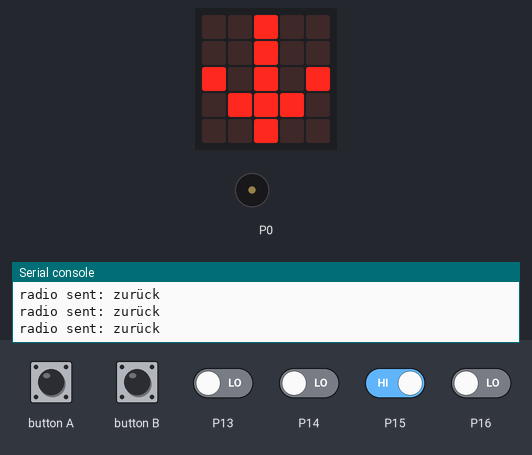
Recording of a program running on a simulated BBC micro:bit (MakeCode). On the bench: the board's 5×5 LED display, buzzer (waves = sounding), the last lines printed to the serial console. The inputs (shaded band) are chosen by the test bench; at power-on: P15 HIGH, P13, P14, P16 LOW. No radio messages arrive unless stated (any console line starting 'radio sent:' is added by the test bench).

Above: at 2.0 s.
2.1 s: button B pressed for 0.15 s
At 2.66 s:
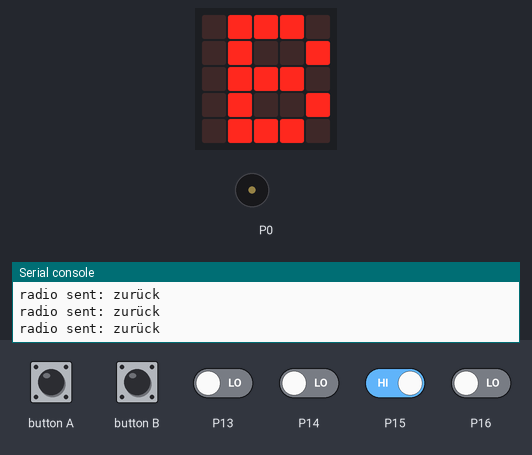
2.8 s: P13 driven HIGH
At 3.7 s:
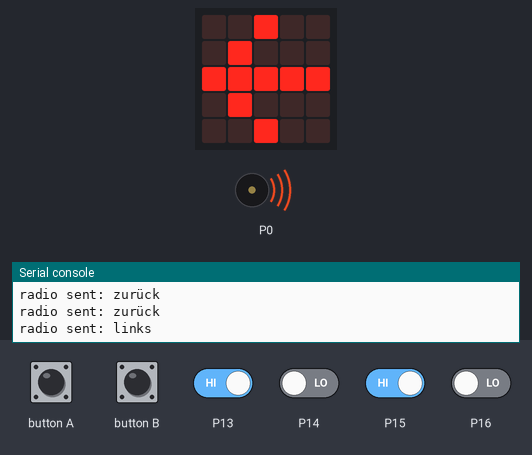
5.3 s: P15 driven LOW
At 6.3 s:
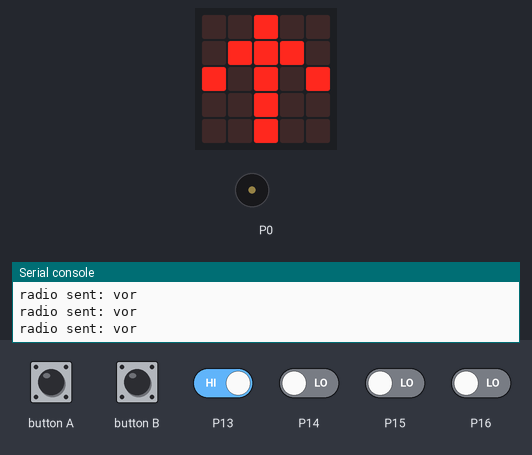
7.0 s: button A pressed for 0.15 s
At 7.67 s:
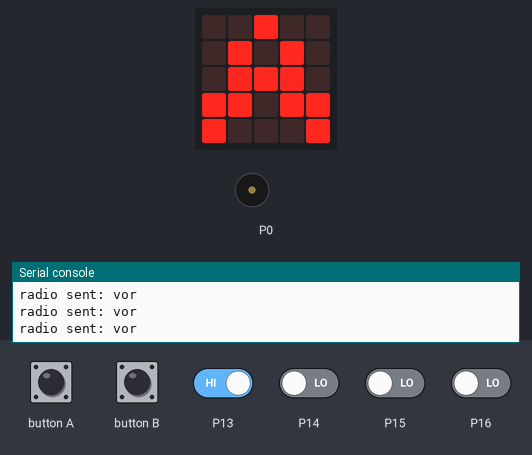
9.3 s: P15 driven HIGH
At 10.4 s:
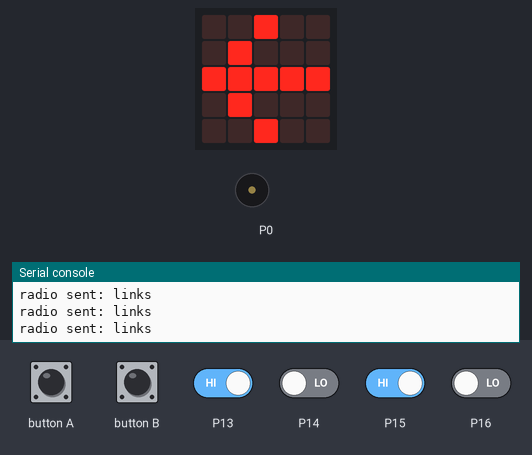
11.0 s: P16 driven HIGH
At 12.2 s:
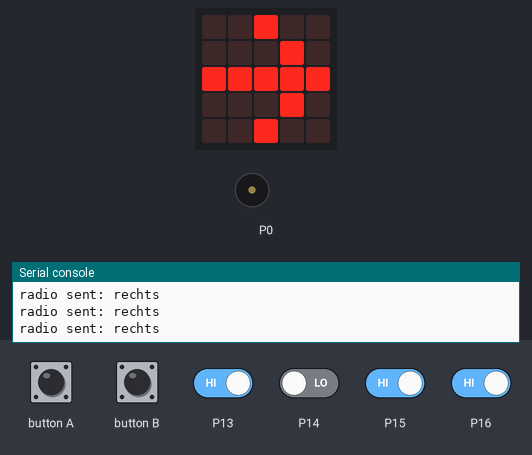
Timing chart, 0 to 13.7 s (numbered marks = the images above; inputs shaded):
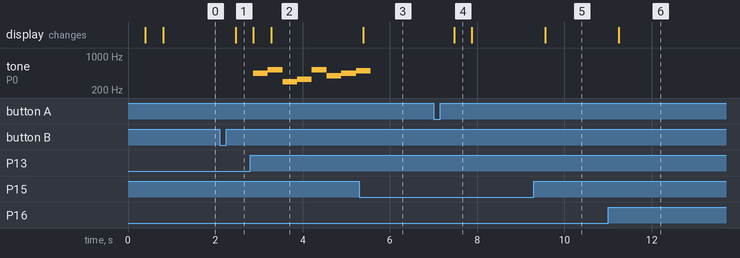

Measured:
- after the input at 2.1 s, the display: changes after 0.37 s (image 1)
- after the input at 2.8 s, the display: first differs from a run without the input after 0.49 s (image 2)
- after the input at 5.3 s, the display: changes after 0.09 s (image 3)
- after the input at 7.0 s, the display: changes after 0.47 s (image 4)
- after the input at 9.3 s, the display: changes after 0.26 s (image 5)
- after the input at 11.0 s, the display: changes after 0.24 s (image 6)
- by itself, tone on P0: plays 440 Hz for 0.34 s, 523 Hz for 0.34 s, 294 Hz for 0.34 s, 330 Hz for 0.34 s, 523 Hz for 0.34 s, 392 Hz for 0.34 s … (8 notes in this stretch)

The program:

main.ts
```typescript
input.onButtonPressed(Button.A, function () {
    basic.showLeds(`
        . . # . .
        . # . # .
        . # # # .
        # # . # #
        # . . . #
        `)
})
input.onButtonPressed(Button.B, function () {
    basic.showLeds(`
        . # # # .
        . # . . #
        . # # # .
        . # . . #
        . # # # .
        `)
    music.playMelody("A C5 D E C5 G A B ", 180)
})
radio.setGroup(1)
pins.setPull(DigitalPin.P13, PinPullMode.PullNone)
pins.setPull(DigitalPin.P14, PinPullMode.PullNone)
pins.setPull(DigitalPin.P15, PinPullMode.PullNone)
pins.setPull(DigitalPin.P16, PinPullMode.PullNone)
basic.showLeds(`
    . . . . .
    # # # . .
    # # # . .
    . . . . .
    . . . . .
    `)
basic.showLeds(`
    . . . . .
    # # # # #
    # # # # #
    . . . . .
    . . . . .
    `)
basic.forever(function () {
    if (pins.digitalReadPin(DigitalPin.P15) == 0) {
        radio.sendString("vor")
        basic.showLeds(`
            . . # . .
            . # # # .
            # . # . #
            . . # . .
            . . # . .
            `)
    } else if (pins.digitalReadPin(DigitalPin.P13) == 0) {
        radio.sendString("zurück")
        basic.showLeds(`
            . . # . .
            . . # . .
            # . # . #
            . # # # .
            . . # . .
            `)
    } else if (pins.digitalReadPin(DigitalPin.P16) == 0) {
        radio.sendString("links")
        basic.showLeds(`
            . . # . .
            . # . . .
            # # # # #
            . # . . .
            . . # . .
            `)
    } else if (pins.digitalReadPin(DigitalPin.P14) == 0) {
        radio.sendString("rechts")
        basic.showLeds(`
            . . # . .
            . . . # .
            # # # # #
            . . . # .
            . . # . .
            `)
    } else {
        radio.sendString("halt")
        basic.showLeds(`
            . . . . .
            . . . . .
            . . # . .
            . . . . .
            . . . . .
            `)
    }
})
```

test.ts
```typescript
// Hier kann man Tests durchführen; diese Datei wird nicht kompiliert, wenn dieses Paket als Erweiterung verwendet wird.
```
